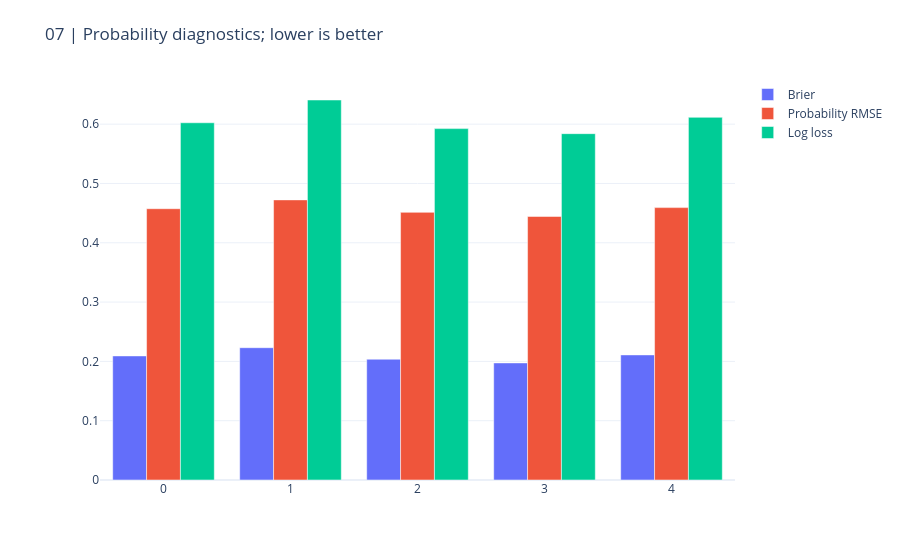
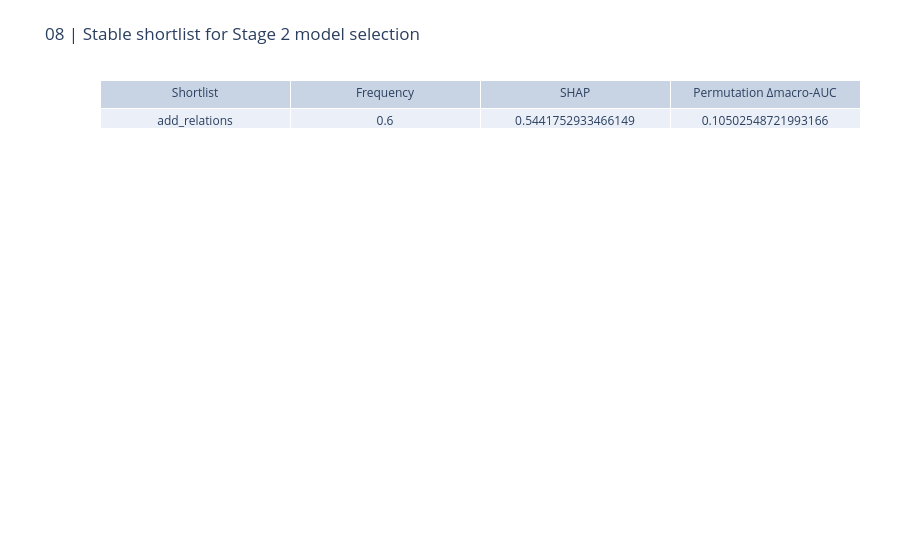

Notebook code cell kept with these figures, in order:
### Markdown cell above
## Probability quality and Stage-2 handoff

Stage 1 is readout/family-level selection, not raw token-column selection. Stage 2 will perform model-specific feature selection inside its nested training folds before comparing models.

### Code cell
CHARTS[6].show(renderer='plotly_mimetype'); CHARTS[7].show(renderer='plotly_mimetype')
print('Dashboard:',write_dashboard(ROOT,result))
for item in result['limitations']: print('-',item)

### Figure 1 — Plotly figure (JSON) as saved in the notebook; plotly's stock layout.template omitted (floating-point values rounded to 4 significant figures)
{"data": [{"name": "Brier", "type": "bar", "x": [0, 1, 2, 3, 4], "y": [0.2092, 0.2231, 0.2036, 0.1974, 0.2109]}, {"name": "Probability RMSE", "type": "bar", "x": [0, 1, 2, 3, 4], "y": [0.4574, 0.4723, 0.4513, 0.4443, 0.4593]}, {"name": "Log loss", "type": "bar", "x": [0, 1, 2, 3, 4], "y": [0.6024, 0.6407, 0.5925, 0.5839, 0.6115]}], "layout": {"barmode": "group", "margin": {"b": 80, "l": 100, "r": 40, "t": 80}, "title": {"text": "07 | Probability diagnostics; lower is better"}}}

### Figure 2 — Plotly figure (JSON) as saved in the notebook; plotly's stock layout.template omitted (floating-point values rounded to 4 significant figures)
{"data": [{"cells": {"values": [["add_relations"], [0.6], [0.5442], [0.105]]}, "header": {"values": ["Shortlist", "Frequency", "SHAP", "Permutation Δmacro-AUC"]}, "type": "table"}], "layout": {"margin": {"b": 80, "l": 100, "r": 40, "t": 80}, "title": {"text": "08 | Stable shortlist for Stage 2 model selection"}}}
